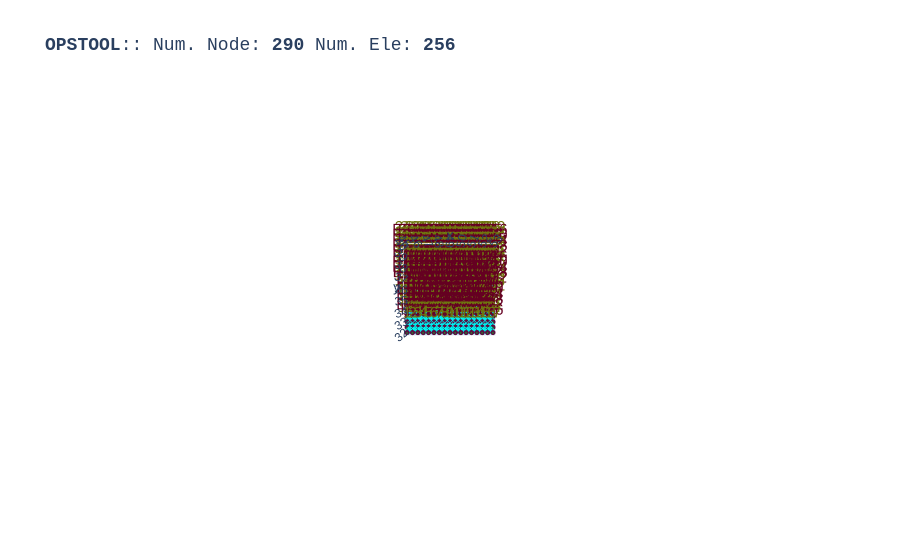

Write notebook code for a chart like this one.
### Code cell
opst.vis.plotly.plot_model(show_node_numbering=True, show_ele_numbering=True, show_nodal_loads = True)

### Figure 1 — Plotly figure (JSON) as saved in the notebook; plotly's stock layout.template omitted (floating-point values rounded to 4 significant figures; data arrays with more than 128 entries replaced by an {"elided": "..."} marker saying what was removed)
{"data": [{"color": "#00FFFF", "hoverinfo": "skip", "i": {"elided": "512 int values"}, "j": {"elided": "512 int values"}, "k": {"elided": "512 int values"}, "name": "BBarFourNodeQuadUP", "opacity": 1, "type": "mesh3d", "x": {"elided": "1024 float values"}, "y": {"elided": "1024 float values"}, "z": {"elided": "1024 float values"}}, {"connectgaps": false, "hoverinfo": "skip", "line": {"color": "black", "width": 1}, "mode": "lines", "name": "Edge", "type": "scatter3d", "x": {"elided": "1536 float values"}, "y": {"elided": "1536 float values"}, "z": {"elided": "1536 float values"}}, {"customdata": {"elided": "256 str values"}, "hovertemplate": "%{customdata}", "marker": {"color": "#00FFFF", "size": 3, "symbol": "diamond-open"}, "mode": "markers", "name": "BBarFourNodeQuadUP", "type": "scatter3d", "x": {"elided": "256 float values"}, "y": {"elided": "256 float values"}, "z": {"elided": "256 float values"}}, {"customdata": {"elided": "290 str values"}, "hovertemplate": "x: %{x}<br>y: %{y}<br>z: %{z} <br>nodeTag: %{customdata}", "marker": {"color": "#580f41", "size": 3, "symbol": "circle"}, "mode": "markers", "name": "Nodes", "type": "scatter3d", "x": {"elided": "290 float values"}, "y": {"elided": "290 float values"}, "z": {"elided": "290 float values"}}, {"mode": "text", "name": "Node Tag", "text": {"elided": "290 str values"}, "textfont": {"color": "#6e750e", "size": 15}, "type": "scatter3d", "x": {"elided": "290 float values"}, "y": {"elided": "290 float values"}, "z": {"elided": "290 float values"}}, {"mode": "text", "name": "Element Tag", "text": {"elided": "256 str values"}, "textfont": {"color": "#650021", "size": 15}, "type": "scatter3d", "x": {"elided": "256 float values"}, "y": {"elided": "256 float values"}, "z": {"elided": "256 float values"}}, {"connectgaps": false, "hoverinfo": "skip", "line": {"color": "#15b01a", "width": 1}, "mode": "lines", "name": "BC", "type": "scatter3d", "x": {"elided": "294 float values"}, "y": {"elided": "294 float values"}, "z": {"elided": "294 float values"}}, {"connectgaps": false, "hoverinfo": "skip", "line": {"color": "#FF1493", "width": 2.5}, "mode": "lines", "name": "mp constraint", "type": "scatter3d", "x": [52.0, 52.0, NaN], "y": [40.0, 40.0, NaN], "z": [0.0, 0.0, NaN]}], "layout": {"autosize": true, "font": {"family": "Arial, sans-serif"}, "scene": {"aspectmode": "data", "camera": {"eye": {"x": 0, "y": -0.1, "z": 10}}, "dragmode": "pan", "xaxis": {"showbackground": false}, "yaxis": {"showbackground": false}, "zaxis": {"showbackground": true, "showgrid": true, "showticklabels": false, "ticks": "", "title": {"text": ""}, "visible": true}}, "showlegend": false, "title": {"font": {"family": "courier", "size": 18}, "text": "<b>OPSTOOL</b>:: Num. Node: <b>290</b> Num. Ele: <b>256</b>"}}}
